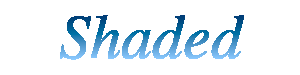

The script that saved this image:
library(grid)
x11(width=4, height=1)
grid.text("Shaded", gp=gpar(cex=5, fontface="italic", fontfamily="serif"))
cap <- grid.cap()
# Generate a gradient
gradient <- matrix(hcl(240, 60, seq(0, 100, length=nrow(cap))),
                   ncol=ncol(cap), nrow=nrow(cap))
# Clip the gradient using the text!
gradient[cap == "white"] <- "white"
grid.newpage()

png("textGradient.png", width=dim(gradient)[2], height=dim(gradient)[1])
grid.raster(gradient, width=1)
dev.off()
